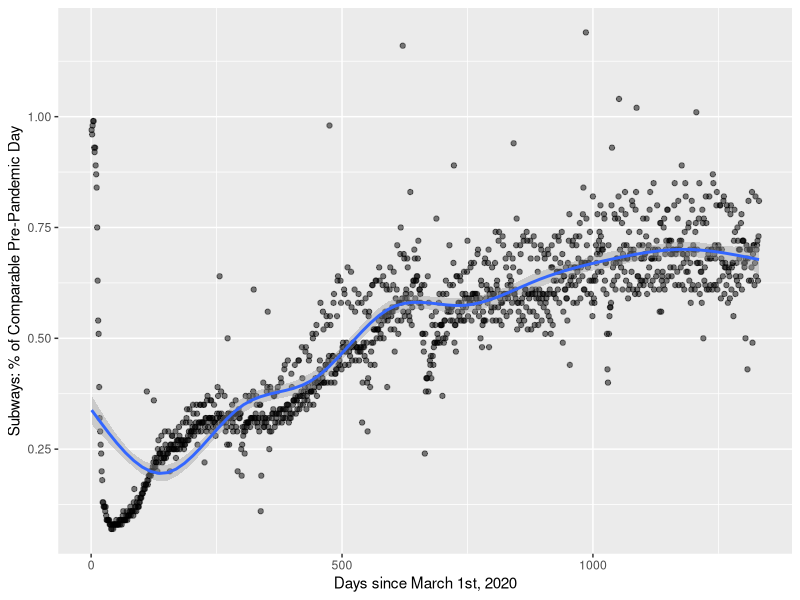
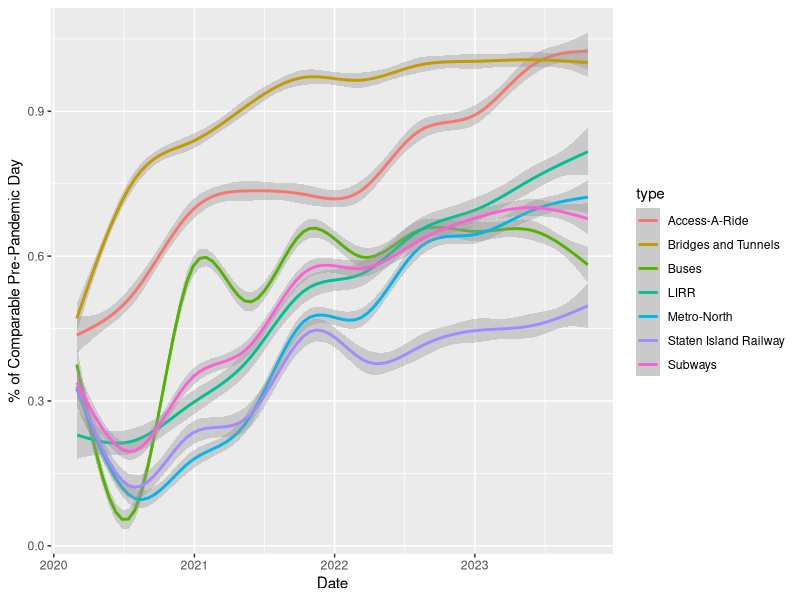

R code for these plots, in order:
## ---- chunk 1
options(width = 100)
library(tidyverse)
library(dplyr)
library(ggplot2)
## ---- chunk 2
ridership <- read_csv("data/ridership.csv")

subway_ridership_plot <- ridership |>
  mutate(
    Days = row_number()
  ) |>
  slice(1:1331) |>
  ggplot(aes(x = Days, y = `Subways: % of Comparable Pre-Pandemic Day`)) +
  geom_point(alpha = 0.5) +
  geom_smooth() +
  labs(
    x = "Days since March 1st, 2020",
    y = "Subways: % of Comparable Pre-Pandemic Day"
  )
subway_ridership_plot
## ---- chunk 3
ridership_df <- as.data.frame(t(ridership))

names(ridership_df) <- ridership_df[1,]

ridership_df <- ridership_df[c(-1,-2,-4,-6,-8,-10,-12,-14),]

ridership_df$type <- rownames(ridership_df)

ridership_prop <- ridership_df |>
  pivot_longer(!type, names_to = "date", values_to = "percentage")

ridership_prop$type <- gsub(
  ": % of Comparable Pre-Pandemic Day", 
  "", 
  as.character(ridership_prop$type))

ridership_prop$percentage <- as.numeric(ridership_prop$percentage)

ridership_prop$date <- as.Date(ridership_prop$date,"%m/%d/%Y")

ridership_prop <- ridership_prop |>
  na.omit()

ridership_prop |>
  group_by(type) |>
  ggplot() + 
  geom_smooth(aes(date, percentage, group = type, color = type)) +
  labs(
    x = "Date",
    y = "% of Comparable Pre-Pandemic Day"
  )
